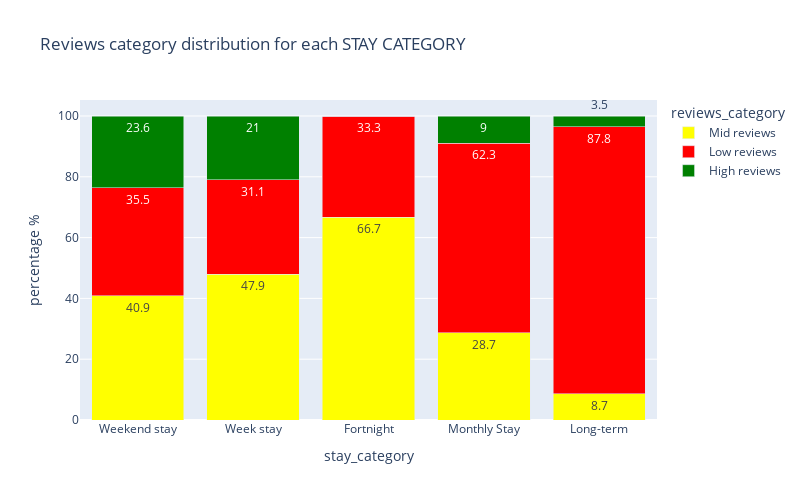

Notebook cell for this chart:
### Code cell
# Let's visualize the above mentioned distribution 
# Github viewers go to the next cell
# This is a bar chart for each of the STAY CATEGORIES and their share in each category in reviews

percentages = manhattan_n.groupby('stay_category',observed = False)['reviews_category'].value_counts(normalize=True).mul(100).round(1).reset_index(name= 'percentage %')

fig = px.bar(
    percentages, 
    x = 'stay_category',
    y='percentage %', 
    color = 'reviews_category',
    barmode='stack',
    text_auto = True,
    color_discrete_map = {
        'High reviews' : 'green',
        'Mid reviews' : 'yellow',
        'Low reviews' : 'red'
    }, 
    title = 'Reviews category distribution for each STAY CATEGORY'
)

fig.update_layout(height = 500, width = 800)
fig.show()

# We see here that short stays (<7 nights) perform way better than monthly or long terms stays.

### Figure 1 — Plotly figure (JSON) as saved in the notebook; plotly's stock layout.template omitted (floating-point values rounded to 4 significant figures)
{"data": [{"alignmentgroup": "True", "hovertemplate": "reviews_category=Mid reviews<br>stay_category=%{x}<br>percentage %=%{y}<extra></extra>", "legendgroup": "Mid reviews", "marker": {"color": "yellow", "pattern": {"shape": ""}}, "name": "Mid reviews", "offsetgroup": "Mid reviews", "orientation": "v", "showlegend": true, "textposition": "auto", "texttemplate": "%{y}", "type": "bar", "x": ["Weekend stay", "Week stay", "Fortnight", "Monthly Stay", "Long-term"], "xaxis": "x", "y": [40.9, 47.9, 66.7, 28.7, 8.7], "yaxis": "y"}, {"alignmentgroup": "True", "hovertemplate": "reviews_category=Low reviews<br>stay_category=%{x}<br>percentage %=%{y}<extra></extra>", "legendgroup": "Low reviews", "marker": {"color": "red", "pattern": {"shape": ""}}, "name": "Low reviews", "offsetgroup": "Low reviews", "orientation": "v", "showlegend": true, "textposition": "auto", "texttemplate": "%{y}", "type": "bar", "x": ["Weekend stay", "Week stay", "Fortnight", "Monthly Stay", "Long-term"], "xaxis": "x", "y": [35.5, 31.1, 33.3, 62.3, 87.8], "yaxis": "y"}, {"alignmentgroup": "True", "hovertemplate": "reviews_category=High reviews<br>stay_category=%{x}<br>percentage %=%{y}<extra></extra>", "legendgroup": "High reviews", "marker": {"color": "green", "pattern": {"shape": ""}}, "name": "High reviews", "offsetgroup": "High reviews", "orientation": "v", "showlegend": true, "textposition": "auto", "texttemplate": "%{y}", "type": "bar", "x": ["Weekend stay", "Week stay", "Fortnight", "Monthly Stay", "Long-term"], "xaxis": "x", "y": [23.6, 21, 0, 9, 3.5], "yaxis": "y"}], "layout": {"barmode": "stack", "height": 500, "legend": {"title": {"text": "reviews_category"}, "tracegroupgap": 0}, "title": {"text": "Reviews category distribution for each STAY CATEGORY"}, "width": 800, "xaxis": {"anchor": "y", "domain": [0, 1], "title": {"text": "stay_category"}}, "yaxis": {"anchor": "x", "domain": [0, 1], "title": {"text": "percentage %"}}}}
